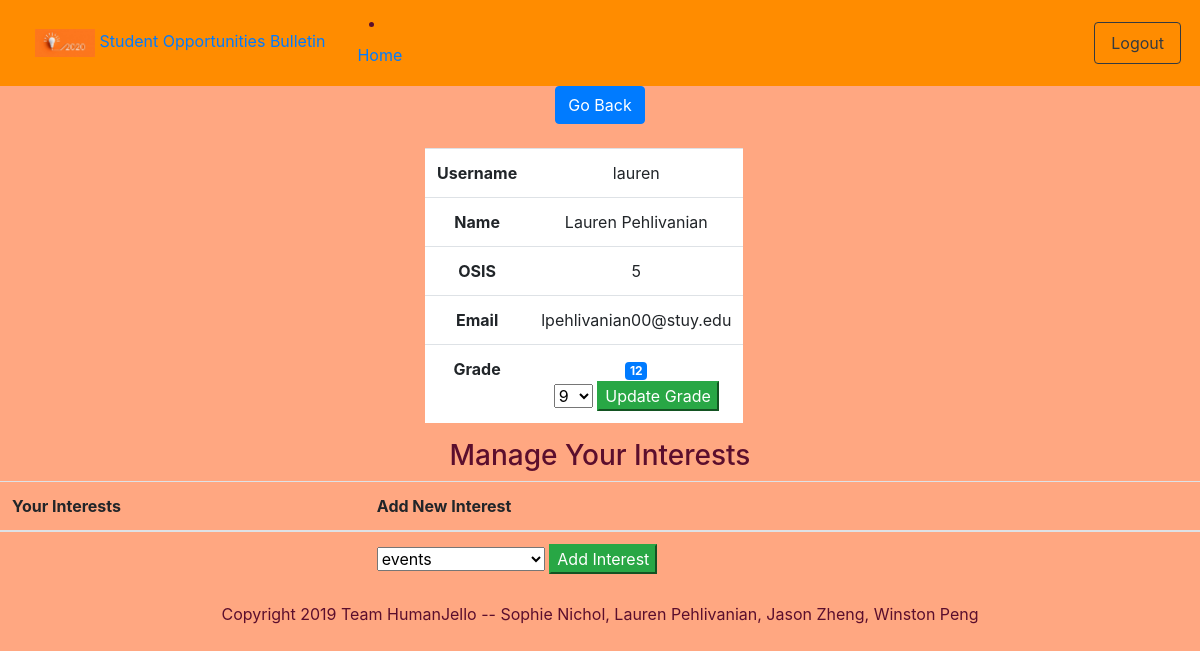
/stuAcc (signed in), run on an earlier commit of the app's database.
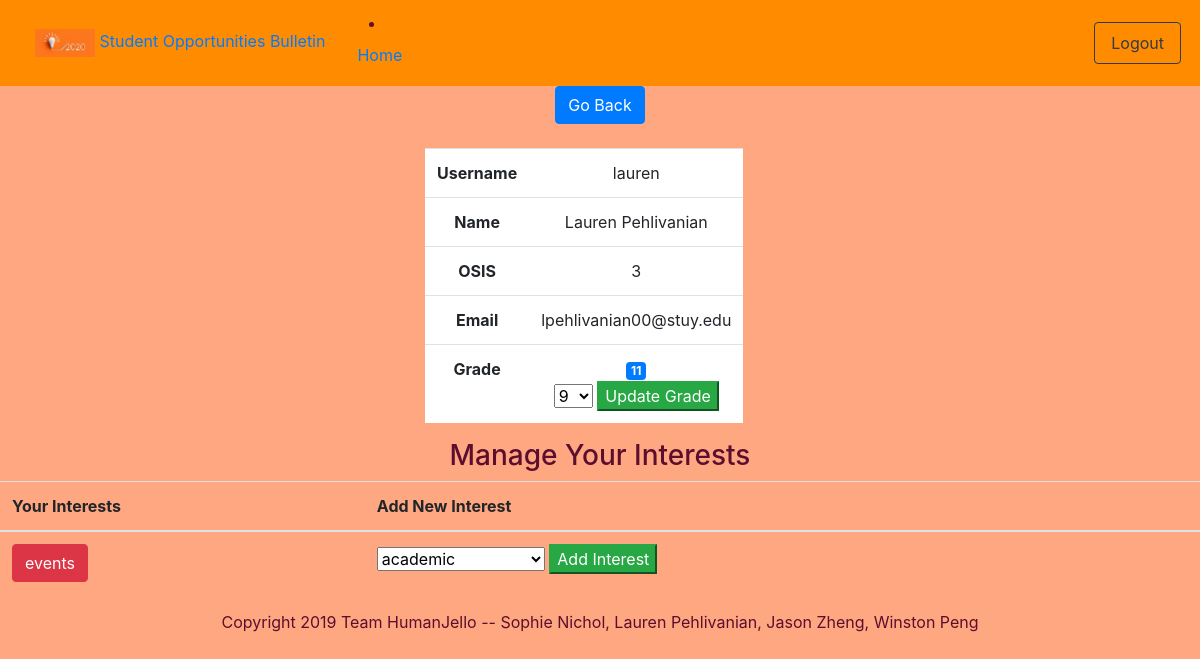
And on a later commit of the database.
### tables this page shows
CREATE TABLE users (
                userid INTEGER PRIMARY KEY AUTOINCREMENT,
                username TEXT UNIQUE NOT NULL,
                hashpassword TEXT NOT NULL,
                displayname TEXT,
                osis INTEGER,
                email TEXT,
                grade TEXT,
                events BOOLEAN,
                academic BOOLEAN,
                business BOOLEAN,
                community_service BOOLEAN,
                leadership BOOLEAN,
                museums BOOLEAN,
                nature BOOLEAN,
                stem BOOLEAN,
                humanities BOOLEAN,
                scholarships BOOLEAN,
                admin BOOLEAN,
                saved TEXT
                );

### app.py (the view)
@app.route("/stuAcc")
def stuAcc():
    if checkAuth() and not isAdmin():
        user_ints = dbfunctions.getStudentInts(c, session['username'])
        user_info = dbfunctions.getStuInfo(c, session['username'])
        return render_template('stu_info.html', username=session['username'], interests=user_ints, ordered_ints=ORDERED_INTS, info = user_info)
    return redirect(url_for('root'))

### app.py (called while the page is built)
def checkAuth(): #checks if the user is logged in
    if "username" in session:
        return True
    else:
        return False

def isAdmin():
    return session['admin']

### utl/dbfunctions.py (called while the page is built)
def getStuInfo(c, user):
    c.execute("SELECT username, displayname, osis, email, grade FROM users WHERE username = ?;", (user, ))
    return c.fetchone()

def getStudentInts(c, username):
    c.execute("SELECT events,academic,business,community_service,leadership,museums,nature,stem,humanities, scholarships FROM users WHERE username = ?;", (username, ))
    return c.fetchone()

### templates/stu_info.html (shortened to what this page needs)
{% extends "base.html" %}
{% block body %}
<a style="text-align: left;" href="/studentHome" class="btn btn-primary" role="button">Go Back</a>
<br><br>
<div class="container">
  <div class="row">
    <div class="col-sm-2"></div>
    <div class="col-sm-2"></div>
    <div class="col-sm-2">
      <table class="table" style="background-color:white" style="width: auto;">
        <tr>
          <th>Username</th>
          <td>{{info[0]}}</td>
        </tr>
        <tr>
          <th>Name</th>
          <td>{{info[1]}}</td>
        </tr>
        <tr>
          <th>OSIS</th>
          <td>{{info[2]}}</td>
        </tr>
        <tr>
          <th>Email</th>
          <td>{{info[3]}}</td>
        </tr>
        <tr>
          <th>Grade</th>
          <td>
            <span class="badge badge-primary">{{info[4]}}</span>
            <form action="/changeGrade" method="POST">
                <select name="grade" required>
                  {% for gr in range(9,13) %}
                    {% if info[4] != gr %}<option type="number" value="{{gr}}"> {{gr}}</option>{% endif %}
                  {% endfor %}
                </select>
                <input type="submit" name="add-int-button" class="btn-success" value="Update Grade">
            </form>
          </td>
        </tr>
      </table>
    </div>
  </div>
</div>
<center>
  <h3>Manage Your Interests</h3>
  <table class="table">
    <thead>
      <tr>
        <th scope="col">Your Interests</th>
        <th scope="col">Add New Interest</th>
      </tr>
    </thead>
    <tbody>
    <tr>
      <td>
        {% for i in range(interests|length)  %}
            {% if interests[i] %}
            <a href="/delInt/{{ordered_ints[i]}}" class="btn btn-danger"> {{ordered_ints[i]}}</a>
            {% endif %}
        {% endfor %}
      </td>
      <td>
        <form action="/addIntAuth" method="POST">
            <select name="ints" required>
              {% for i in range(interests|length) %}
                {% if not interests[i] %}<option value="{{ordered_ints[i]}}"> {{ordered_ints[i]}}</option>{% endif %}
              {% endfor %}
            </select>
            <input type="submit" name="add-int-button" class="btn-success" value="Add Interest">
        </form>
      </td>
      </tr>
    </tbody>
  </table>
</center>
{% endblock %}

### templates/base.html (shortened to what this page needs)
<!DOCTYPE html>
<html>
  <head>
    <link rel="stylesheet" href="https://stackpath.bootstrapcdn.com/bootstrap/4.3.1/css/bootstrap.min.css">
  </head>
  <body style = "background-color: #FFA781; color: #5B0E2D; text-align:center;">
    {% block navbar_stu %}
    <div style="background-color:#ff8c00; padding:3px;">
      <nav class="navbar navbar-expand-lg flex-column flex-md-row justify-content-between">
        <a class="nav-link" href="/">
          <img src="{{url_for('static', filename = 'home_Image.jpg')}}" width="60">
          Student Opportunities Bulletin
        </a>
        <div class="navbar-collapse collapse">
          <li class="nav-item">
            <a class="nav-link" href="/studentHome"> Home </a>
          </li>
        </div>
        <a class="nav-link btn btn-outline-dark" href="/logout">Logout</a>
      </nav>
    </div>
    {% endblock %}
    {% block body %} {% endblock %}
  </body>
    {% block footer %}
    <footer class="footer">
        <div class="container">
            Copyright 2019 Team HumanJello -- Sophie Nichol, Lauren Pehlivanian, Jason Zheng, Winston Peng
        </div>
    </footer>
    {% endblock %}
</html>

What changed in the data, as far as the page shows it:
changed users "lauren": osis "5" → "3"; grade "12" → "11"; events empty → True (drawn)
Also different on the page:
form field ints: "events" → "academic"
new list line: "events"
